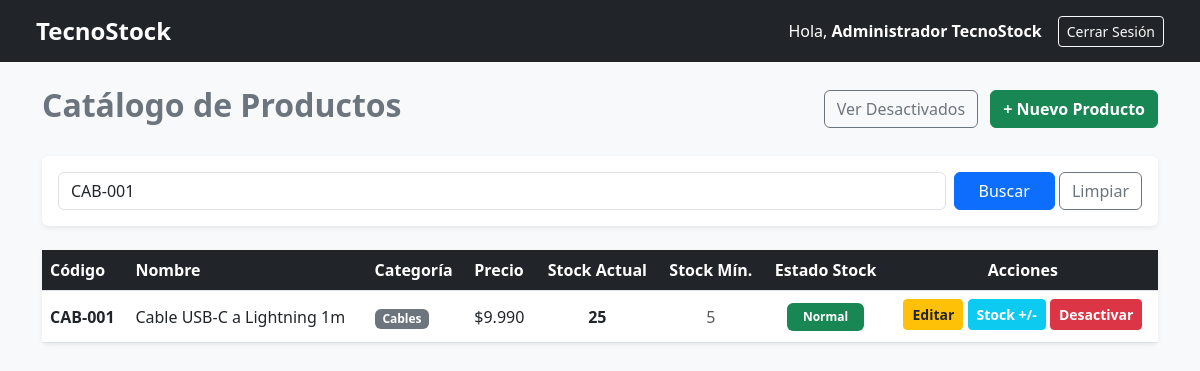
The app's page /productos.php?buscar=CAB-001 (signed in) with its own data.
### tables this page shows
CREATE TABLE `productos` (
  `id_producto` int(11) NOT NULL,
  `codigo` varchar(50) NOT NULL,
  `nombre` varchar(150) NOT NULL,
  `descripcion` text DEFAULT NULL,
  `descripción` text DEFAULT NULL,
  `precio` decimal(10,2) NOT NULL,
  `stock_actual` int(11) NOT NULL DEFAULT 0,
  `stock_minimo` int(11) NOT NULL DEFAULT 0,
  `estado` tinyint(1) NOT NULL DEFAULT 1,
  `id_categoria` int(11) NOT NULL
);

CREATE TABLE `categoria` (
  `id_categoria` int(11) NOT NULL,
  `nombre` varchar(100) NOT NULL,
  `descripción` varchar(250) DEFAULT NULL,
  `estado` tinyint(1) NOT NULL DEFAULT 1
);

### productos.php (the view, shortened to what this page needs)
<?php
require_once 'conexion.php';
$busqueda = isset($_GET['buscar']) ? trim($_GET['buscar']) : '';
try {
    if (!empty($busqueda)) {
        $sql = "SELECT p.*, c.nombre AS categoria_nombre
                FROM productos p
                LEFT JOIN categoria c ON p.id_categoria = c.id_categoria
                WHERE (p.codigo LIKE :buscar1 OR p.nombre LIKE :buscar2)
                  AND p.estado = 1
                ORDER BY p.nombre ASC";
        $stmt = $pdo->prepare($sql);
        $stmt->execute([
            ':buscar1' => '%' . $busqueda . '%',
            ':buscar2' => '%' . $busqueda . '%'
        ]);
    }
    $productos = $stmt->fetchAll();
} catch (PDOException $e) {
    die("Error en la consulta: " . $e->getMessage());
}
?>
<!DOCTYPE html>
<html lang="es">
<head>
    <link href="https://cdn.jsdelivr.net/npm/bootstrap@5.3.0/dist/css/bootstrap.min.css" rel="stylesheet">
</head>
<body class="bg-light">
<nav class="navbar navbar-expand-lg navbar-dark bg-dark px-4 mb-4">
    <div class="container-fluid">
        <a class="navbar-brand" href="productos.php">TecnoStock</a>
        <div class="d-flex align-items-center">
            <span class="text-white me-3">
                Hola, <strong><?php echo htmlspecialchars($_SESSION['usuario_nombre'] ?? 'Administrador TecnoStock'); ?></strong>
            </span>
            <a href="logout.php" class="btn btn-outline-light btn-sm">Cerrar Sesión</a>
        </div>
    </div>
</nav>
<div class="container pb-5">
    <div class="d-flex justify-content-between align-items-center mb-4">
        <h2 class="fw-bold text-secondary">Catálogo de Productos</h2>
        <div>
            <a href="productos_inactivos.php" class="btn btn-outline-secondary me-2">Ver Desactivados</a>
            <a href="agregar_producto.php" class="btn btn-success fw-semibold">+ Nuevo Producto</a>
        </div>
    </div>
    <div class="card shadow-sm border-0 mb-4">
        <div class="card-body">
            <form action="productos.php" method="GET" class="row g-2">
                <div class="col">
                    <input type="text" name="buscar" class="form-control"
                           placeholder="Buscar por código o nombre..."
                           value="<?php echo htmlspecialchars($busqueda); ?>">
                </div>
                <div class="col-auto">
                    <button type="submit" class="btn btn-primary px-4">Buscar</button>
                    <?php if (!empty($busqueda)): ?>
                        <a href="productos.php" class="btn btn-outline-secondary">Limpiar</a>
                    <?php endif; ?>
                </div>
            </form>
        </div>
    </div>
    <div class="card shadow-sm border-0">
        <div class="card-body p-0">
            <div class="table-responsive">
                <table class="table table-hover align-middle mb-0">
                    <thead class="table-dark-header">
                        <tr>
                            <th>Código</th>
                            <th>Nombre</th>
                            <th>Categoría</th>
                            <th>Precio</th>
                            <th class="text-center">Stock Actual</th>
                            <th class="text-center">Stock Mín.</th>
                            <th class="text-center">Estado Stock</th>
                            <th class="text-center">Acciones</th>
                        </tr>
                    </thead>
                    <tbody>
                        <?php if (empty($productos)): ?>
                            <tr>
                                <td colspan="8" class="text-center py-4 text-muted">
                                    No se encontraron productos registrados.
                                </td>
                            </tr>
                        <?php else: ?>
                            <?php foreach ($productos as $prod): ?>
                                <tr>
                                    <td><strong><?php echo htmlspecialchars($prod['codigo']); ?></strong></td>
                                    <td><?php echo htmlspecialchars($prod['nombre']); ?></td>
                                    <td>
                                        <span class="badge bg-secondary">
                                            <?php echo htmlspecialchars($prod['categoria_nombre'] ?? 'Sin Categoría'); ?>
                                        </span>
                                    </td>
                                    <td>$<?php echo number_format($prod['precio'], 0, ',', '.'); ?></td>
                                    <td class="text-center fw-bold"><?php echo $prod['stock_actual']; ?></td>
                                    <td class="text-center text-muted"><?php echo $prod['stock_minimo']; ?></td>
                                    <td class="text-center">
                                        <?php if ($prod['stock_actual'] < $prod['stock_minimo']): ?>
                                            <span class="badge bg-danger px-3 py-2">⚠️ Stock Bajo</span>
                                        <?php else: ?>
                                            <span class="badge bg-success px-3 py-2">Normal</span>
                                        <?php endif; ?>
                                    </td>
                                    <td class="text-center">
                                        <a href="editar_producto.php?id=<?php echo $prod['id_producto']; ?>"
                                           class="btn btn-sm btn-warning fw-semibold text-dark mb-1">
                                            Editar
                                        </a>
                                        <a href="movimiento.php?id=<?php echo $prod['id_producto']; ?>"
                                           class="btn btn-sm btn-info text-white fw-semibold mb-1">
                                            Stock +/-
                                        </a>
                                        <a href="desactivar_producto.php?id=<?php echo $prod['id_producto']; ?>"
                                           class="btn btn-sm btn-danger fw-semibold mb-1"
                                           onclick="return confirm('¿Está seguro de que desea desactivar este producto?');">
                                            Desactivar
                                        </a>
                                    </td>
                                </tr>
                            <?php endforeach; ?>
                        <?php endif; ?>
                    </tbody>
                </table>
            </div>
        </div>
    </div>
</div>
</body>
</html>

### productos.php (style rules this page uses)
.navbar-brand { font-weight: bold; font-size: 1.5rem; }
.table-dark-header th { background-color: #212529; color: #ffffff; }

### records on screen
productos: codigo "CAB-001", nombre "Cable USB-C a Lightning 1m", id_categoria.nombre "Cables", precio "9.990", stock_actual "25", stock_minimo "5", shows "Normal"

### other values on screen
$_SESSION['usuario_nombre'] "Administrador TecnoStock"
